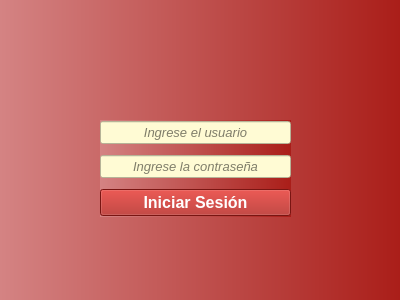
<?xml version="1.0" encoding="UTF-8"?>
<ui version="4.0">
 <class>Form</class>
 <widget class="QWidget" name="Form">
  <property name="geometry">
   <rect>
    <x>0</x>
    <y>0</y>
    <width>400</width>
    <height>300</height>
   </rect>
  </property>
  <property name="font">
   <font>
    <pointsize>5</pointsize>
   </font>
  </property>
  <property name="windowTitle">
   <string>Form</string>
  </property>
  <property name="styleSheet">
   <string notr="true">background-color: qlineargradient(spread:pad, x1:0, y1:0, x2:1, y2:0, stop:0  rgb(212, 131, 131), stop:1 rgb(170, 30, 25));
</string>
  </property>
  <widget class="QWidget" name="">
   <property name="geometry">
    <rect>
     <x>100</x>
     <y>120</y>
     <width>191</width>
     <height>97</height>
    </rect>
   </property>
   <layout class="QVBoxLayout" name="verticalLayout">
    <property name="spacing">
     <number>10</number>
    </property>
    <item>
     <widget class="QLineEdit" name="lineEdit">
      <property name="font">
       <font>
        <pointsize>10</pointsize>
        <italic>true</italic>
       </font>
      </property>
      <property name="styleSheet">
       <string notr="true">background-color: rgb(255, 251, 212);</string>
      </property>
      <property name="inputMask">
       <string/>
      </property>
      <property name="text">
       <string/>
      </property>
      <property name="maxLength">
       <number>32767</number>
      </property>
      <property name="alignment">
       <set>Qt::AlignCenter</set>
      </property>
      <property name="dragEnabled">
       <bool>false</bool>
      </property>
      <property name="placeholderText">
       <string>Ingrese el usuario</string>
      </property>
      <property name="clearButtonEnabled">
       <bool>true</bool>
      </property>
     </widget>
    </item>
    <item>
     <widget class="QLineEdit" name="lineEdit_2">
      <property name="font">
       <font>
        <pointsize>10</pointsize>
        <italic>true</italic>
       </font>
      </property>
      <property name="styleSheet">
       <string notr="true">background-color: rgb(255, 251, 212);</string>
      </property>
      <property name="inputMethodHints">
       <set>Qt::ImhSensitiveData</set>
      </property>
      <property name="text">
       <string/>
      </property>
      <property name="maxLength">
       <number>30</number>
      </property>
      <property name="cursorPosition">
       <number>0</number>
      </property>
      <property name="alignment">
       <set>Qt::AlignCenter</set>
      </property>
      <property name="dragEnabled">
       <bool>false</bool>
      </property>
      <property name="placeholderText">
       <string>Ingrese la contraseña</string>
      </property>
      <property name="clearButtonEnabled">
       <bool>true</bool>
      </property>
     </widget>
    </item>
    <item>
     <widget class="QPushButton" name="pushButton">
      <property name="font">
       <font>
        <pointsize>12</pointsize>
        <bold>true</bold>
       </font>
      </property>
      <property name="cursor">
       <cursorShape>PointingHandCursor</cursorShape>
      </property>
      <property name="toolTip">
       <string>&lt;html&gt;&lt;head/&gt;&lt;body&gt;&lt;p&gt;&lt;br/&gt;&lt;/p&gt;&lt;/body&gt;&lt;/html&gt;</string>
      </property>
      <property name="whatsThis">
       <string>&lt;html&gt;&lt;head/&gt;&lt;body&gt;&lt;p align=&quot;center&quot;&gt;&lt;br/&gt;&lt;/p&gt;&lt;/body&gt;&lt;/html&gt;</string>
      </property>
      <property name="styleSheet">
       <string notr="true">	background-color: rgb(170, 30, 25);
	color: rgb(255, 255, 255);
</string>
      </property>
      <property name="text">
       <string>Iniciar Sesión</string>
      </property>
     </widget>
    </item>
   </layout>
  </widget>
 </widget>
 <tabstops>
  <tabstop>pushButton</tabstop>
 </tabstops>
 <resources/>
 <connections/>
</ui>
